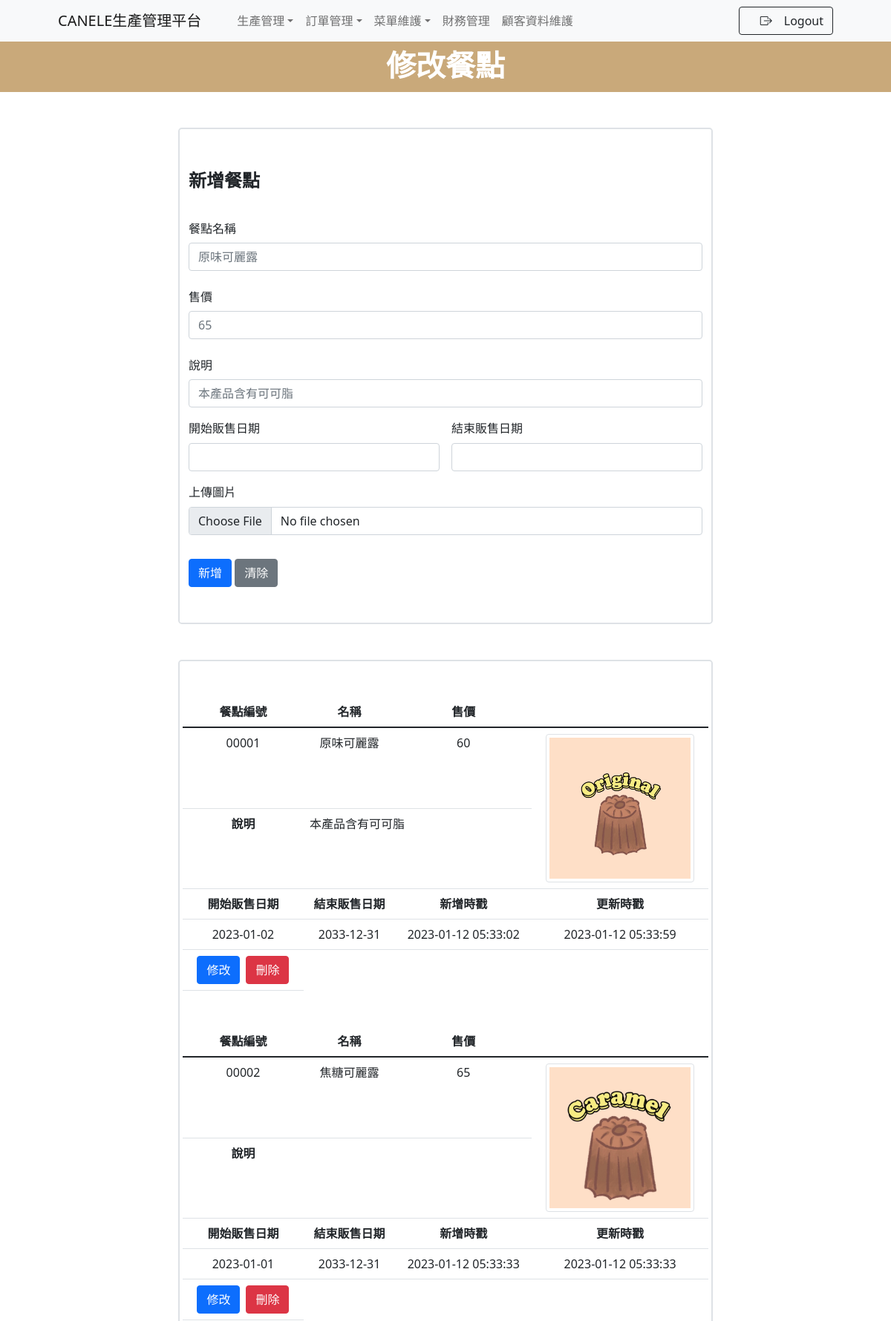
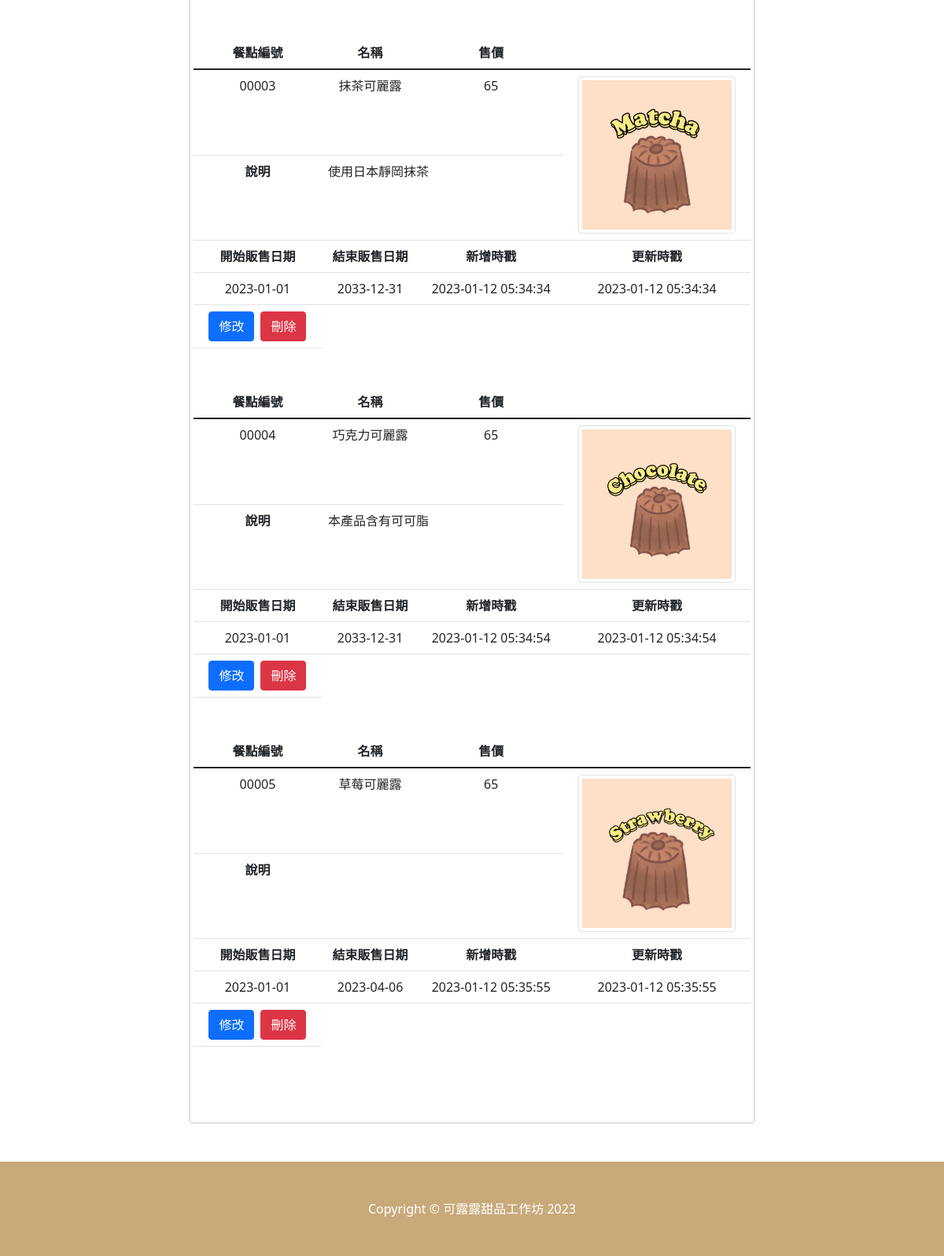
Screenshot of /management_platform/menu/editmenu.php with the database file from the repository (2 pictures, top to bottom).
### tables this page shows
CREATE TABLE `menu` (
  `MealId` smallint(5) UNSIGNED ZEROFILL NOT NULL,
  `Ssn` char(10) DEFAULT NULL,
  `Name` varchar(100) NOT NULL,
  `Price` smallint(5) UNSIGNED NOT NULL DEFAULT 0,
  `Note` text DEFAULT NULL,
  `ImgName` varchar(255) NOT NULL,
  `ImgDir` varchar(255) NOT NULL,
  `StartDate` date NOT NULL DEFAULT '2001-01-01',
  `ExpiryDate` date NOT NULL DEFAULT '3000-12-31',
  `CreatedTS` timestamp NOT NULL DEFAULT current_timestamp(),
  `UpdatedTS` timestamp NOT NULL DEFAULT current_timestamp() ON UPDATE current_timestamp()
);

### management_platform/menu/menu_utilities.php (the view, shortened to what this page needs)
<?php
    function showMenu($conn){
        $sql = sprintf("SELECT %s FROM %s;","*","menu");
        $result = mysqli_query($conn,$sql);
        while($row=mysqli_fetch_assoc($result)){
            $MealId = $row["MealId"];
            echo '<form class="row g-3 editform" name="'.$row["MealId"].'" method="post" enctype="multipart/form-data">';
            echo '<table class="table text-center mb-5">';
                echo '<thead>';
                    echo '<tr>';
                        echo '<th scope="col">餐點編號</th>';
                        echo '<th scope="col">名稱</th>';
                        echo '<th scope="col">售價</th>';
                    echo '</tr>';
                echo '</thead>';
                echo '<tbody>';
                    echo '<tr>';
                        echo '<td>'.$row["MealId"].'</td>';
                        echo '<td><span id="name'.$MealId.'">'.$row["Name"].'</span></td>';
                        echo '<td><span id="price'.$MealId.'">'.$row["Price"].'</span></td>';
                        echo '<td rowspan="2"><span id="img'.$MealId.'"><img src="'.$row['ImgDir'].'" class="rounded img-thumbnail" alt="'.$row['ImgName'].'" width="200px"></span></td>';
                    echo '</tr>';
                    echo '<tr>';
                        echo '<th scope="row">說明</th>';
                        echo '<td colspan="3" class="text-start"><span id="note'.$MealId.'">'.$row["Note"].'</span></td>';
                    echo '</tr>';
                    echo '<tr>';
                        echo '<th scope="col">開始販售日期</th>';
                        echo '<th scope="col">結束販售日期</th>';
                        echo '<th scope="col">新增時戳</th>';
                        echo '<th scope="col">更新時戳</th>';
                    echo '</tr>';
                    echo '<tr>';
                        echo '<td><span id="sdate'.$MealId.'">'.$row["StartDate"].'</span></td>';
                        echo '<td><span id="edate'.$MealId.'">'.$row["ExpiryDate"].'</span></td>';
                        echo '<td>'.$row["CreatedTS"].'</td>';
                        echo '<td>'.$row["UpdatedTS"].'</td>';
                    echo '</tr>';
                    echo '<tr>';
                    echo '<td><button type="button" class="btn btn-primary mx-1 modifybtn" data-formclass="'.$MealId.'">修改</button><button type="submit" class="btn btn-primary mx-1 '.$MealId.'" formaction="./update_meal.php" hidden>確定</button><button type="submit" class="btn btn-danger mx-1" formaction="./delete_meal.php" onsubmit>刪除</button></td>';
                    echo '</tr>';
                echo '</tbody>';
            echo '</table>';
            echo '</form>';
        }
    }
?>

### rows the page displays
menu: MealId "00001", Name "原味可麗露", Price "60", ImgDir+ImgName (picture), Note "本產品含有可可脂", StartDate "2023-01-02", ExpiryDate "2033-12-31", CreatedTS "2023-01-12 05:33:02", UpdatedTS "2023-01-12 05:33:59"
menu: MealId "00002", Name "焦糖可麗露", Price "65", ImgDir+ImgName (picture), StartDate "2023-01-01", ExpiryDate "2033-12-31", CreatedTS "2023-01-12 05:33:33", UpdatedTS "2023-01-12 05:33:33"
menu: MealId "00003", Name "抹茶可麗露", Price "65", ImgDir+ImgName (picture), Note "使用日本靜岡抹茶", StartDate "2023-01-01", ExpiryDate "2033-12-31", CreatedTS "2023-01-12 05:34:34", UpdatedTS "2023-01-12 05:34:34"
menu: MealId "00004", Name "巧克力可麗露", Price "65", ImgDir+ImgName (picture), Note "本產品含有可可脂", StartDate "2023-01-01", ExpiryDate "2033-12-31", CreatedTS "2023-01-12 05:34:54", UpdatedTS "2023-01-12 05:34:54"
menu: MealId "00005", Name "草莓可麗露", Price "65", ImgDir+ImgName (picture), StartDate "2023-01-01", ExpiryDate "2023-04-06", CreatedTS "2023-01-12 05:35:55", UpdatedTS "2023-01-12 05:35:55"
